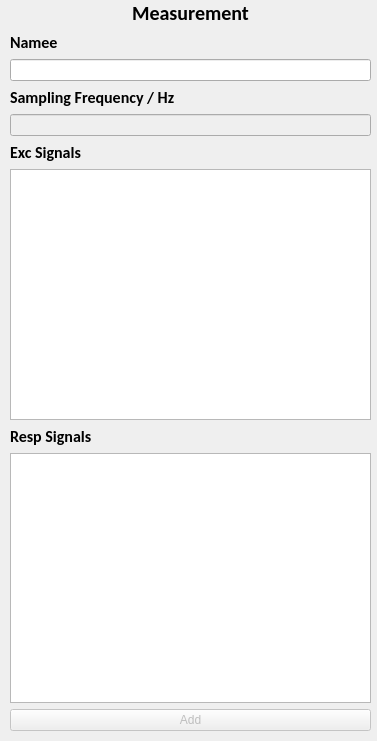
<?xml version="1.0" encoding="UTF-8"?>
<ui version="4.0">
 <class>Dialog</class>
 <widget class="QDialog" name="Dialog">
  <property name="geometry">
   <rect>
    <x>0</x>
    <y>0</y>
    <width>377</width>
    <height>741</height>
   </rect>
  </property>
  <property name="windowTitle">
   <string>Dialog</string>
  </property>
  <widget class="QWidget" name="verticalLayoutWidget_5">
   <property name="geometry">
    <rect>
     <x>10</x>
     <y>0</y>
     <width>361</width>
     <height>731</height>
    </rect>
   </property>
   <layout class="QVBoxLayout" name="ema_layout_setup">
    <item>
     <widget class="QLabel" name="ema_label_heading">
      <property name="sizePolicy">
       <sizepolicy hsizetype="Expanding" vsizetype="Fixed">
        <horstretch>0</horstretch>
        <verstretch>0</verstretch>
       </sizepolicy>
      </property>
      <property name="font">
       <font>
        <family>Calibri</family>
        <pointsize>15</pointsize>
        <bold>true</bold>
       </font>
      </property>
      <property name="layoutDirection">
       <enum>Qt::LayoutDirection::RightToLeft</enum>
      </property>
      <property name="text">
       <string>Measurement</string>
      </property>
      <property name="alignment">
       <set>Qt::AlignmentFlag::AlignCenter</set>
      </property>
     </widget>
    </item>
    <item>
     <widget class="QLabel" name="ema_label_name">
      <property name="enabled">
       <bool>true</bool>
      </property>
      <property name="sizePolicy">
       <sizepolicy hsizetype="Expanding" vsizetype="Fixed">
        <horstretch>0</horstretch>
        <verstretch>0</verstretch>
       </sizepolicy>
      </property>
      <property name="font">
       <font>
        <family>Calibri</family>
        <pointsize>12</pointsize>
        <bold>true</bold>
       </font>
      </property>
      <property name="layoutDirection">
       <enum>Qt::LayoutDirection::LeftToRight</enum>
      </property>
      <property name="text">
       <string>Namee</string>
      </property>
      <property name="alignment">
       <set>Qt::AlignmentFlag::AlignBottom|Qt::AlignmentFlag::AlignLeading|Qt::AlignmentFlag::AlignLeft</set>
      </property>
     </widget>
    </item>
    <item>
     <widget class="QLineEdit" name="ema_line_edit_name">
      <property name="enabled">
       <bool>true</bool>
      </property>
      <property name="text">
       <string/>
      </property>
     </widget>
    </item>
    <item>
     <widget class="QLabel" name="ema_label_sampling_freq">
      <property name="enabled">
       <bool>true</bool>
      </property>
      <property name="sizePolicy">
       <sizepolicy hsizetype="Expanding" vsizetype="Fixed">
        <horstretch>0</horstretch>
        <verstretch>0</verstretch>
       </sizepolicy>
      </property>
      <property name="font">
       <font>
        <family>Calibri</family>
        <pointsize>12</pointsize>
        <bold>true</bold>
       </font>
      </property>
      <property name="layoutDirection">
       <enum>Qt::LayoutDirection::LeftToRight</enum>
      </property>
      <property name="text">
       <string>Sampling Frequency / Hz</string>
      </property>
      <property name="alignment">
       <set>Qt::AlignmentFlag::AlignBottom|Qt::AlignmentFlag::AlignLeading|Qt::AlignmentFlag::AlignLeft</set>
      </property>
     </widget>
    </item>
    <item>
     <widget class="QLineEdit" name="ema_line_edit_sampling_freq">
      <property name="enabled">
       <bool>false</bool>
      </property>
      <property name="text">
       <string/>
      </property>
     </widget>
    </item>
    <item>
     <widget class="QLabel" name="ema_label_exc_signals">
      <property name="enabled">
       <bool>true</bool>
      </property>
      <property name="sizePolicy">
       <sizepolicy hsizetype="Expanding" vsizetype="Fixed">
        <horstretch>0</horstretch>
        <verstretch>0</verstretch>
       </sizepolicy>
      </property>
      <property name="font">
       <font>
        <family>Calibri</family>
        <pointsize>12</pointsize>
        <bold>true</bold>
       </font>
      </property>
      <property name="layoutDirection">
       <enum>Qt::LayoutDirection::LeftToRight</enum>
      </property>
      <property name="text">
       <string>Exc Signals</string>
      </property>
      <property name="alignment">
       <set>Qt::AlignmentFlag::AlignBottom|Qt::AlignmentFlag::AlignLeading|Qt::AlignmentFlag::AlignLeft</set>
      </property>
     </widget>
    </item>
    <item>
     <widget class="QListView" name="ema_list_exc_signals">
      <property name="enabled">
       <bool>true</bool>
      </property>
      <property name="selectionMode">
       <enum>QAbstractItemView::SelectionMode::NoSelection</enum>
      </property>
     </widget>
    </item>
    <item>
     <widget class="QLabel" name="ema_label_resp_signals">
      <property name="enabled">
       <bool>true</bool>
      </property>
      <property name="sizePolicy">
       <sizepolicy hsizetype="Expanding" vsizetype="Fixed">
        <horstretch>0</horstretch>
        <verstretch>0</verstretch>
       </sizepolicy>
      </property>
      <property name="font">
       <font>
        <family>Calibri</family>
        <pointsize>12</pointsize>
        <bold>true</bold>
       </font>
      </property>
      <property name="layoutDirection">
       <enum>Qt::LayoutDirection::LeftToRight</enum>
      </property>
      <property name="text">
       <string>Resp Signals</string>
      </property>
      <property name="alignment">
       <set>Qt::AlignmentFlag::AlignBottom|Qt::AlignmentFlag::AlignLeading|Qt::AlignmentFlag::AlignLeft</set>
      </property>
     </widget>
    </item>
    <item>
     <widget class="QListView" name="ema_list_resp_signals">
      <property name="enabled">
       <bool>true</bool>
      </property>
      <property name="selectionMode">
       <enum>QAbstractItemView::SelectionMode::NoSelection</enum>
      </property>
     </widget>
    </item>
    <item>
     <widget class="QPushButton" name="ema_button_add">
      <property name="enabled">
       <bool>false</bool>
      </property>
      <property name="text">
       <string>Add</string>
      </property>
     </widget>
    </item>
    <item>
     <layout class="QHBoxLayout" name="horizontalLayout"/>
    </item>
   </layout>
   <zorder>ema_label_heading</zorder>
   <zorder>ema_label_name</zorder>
   <zorder>ema_line_edit_name</zorder>
   <zorder>ema_list_resp_signals</zorder>
   <zorder>ema_label_resp_signals</zorder>
   <zorder>ema_list_exc_signals</zorder>
   <zorder>ema_label_exc_signals</zorder>
   <zorder>ema_button_add</zorder>
   <zorder>ema_line_edit_sampling_freq</zorder>
   <zorder>ema_label_sampling_freq</zorder>
  </widget>
 </widget>
 <resources/>
 <connections>
  <connection>
   <sender>ema_list_exc_signals</sender>
   <signal>doubleClicked(QModelIndex)</signal>
   <receiver>Dialog</receiver>
   <slot>ema_list_exc_signals_double_clicked()</slot>
   <hints>
    <hint type="sourcelabel">
     <x>226</x>
     <y>242</y>
    </hint>
    <hint type="destinationlabel">
     <x>203</x>
     <y>749</y>
    </hint>
   </hints>
  </connection>
  <connection>
   <sender>ema_list_resp_signals</sender>
   <signal>doubleClicked(QModelIndex)</signal>
   <receiver>Dialog</receiver>
   <slot>ema_list_resp_signals_double_clicked()</slot>
   <hints>
    <hint type="sourcelabel">
     <x>271</x>
     <y>403</y>
    </hint>
    <hint type="destinationlabel">
     <x>294</x>
     <y>761</y>
    </hint>
   </hints>
  </connection>
  <connection>
   <sender>ema_button_add</sender>
   <signal>clicked()</signal>
   <receiver>Dialog</receiver>
   <slot>ema_button_add_pressed()</slot>
   <hints>
    <hint type="sourcelabel">
     <x>287</x>
     <y>514</y>
    </hint>
    <hint type="destinationlabel">
     <x>338</x>
     <y>783</y>
    </hint>
   </hints>
  </connection>
 </connections>
 <slots>
  <slot>ema_list_exc_signals_double_clicked()</slot>
  <slot>ema_list_resp_signals_double_clicked()</slot>
  <slot>ema_button_add_pressed()</slot>
 </slots>
</ui>
